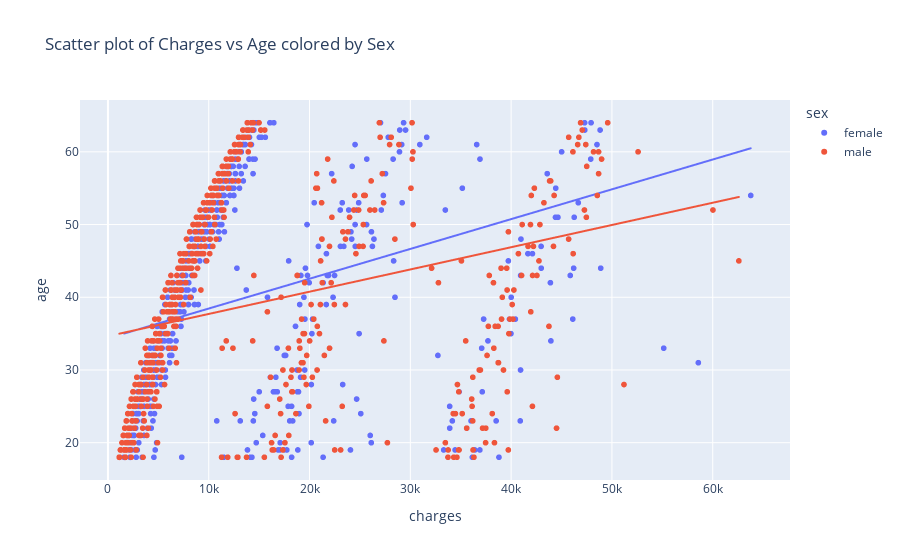

The notebook cell saved with this chart:
### Markdown cell above
In the main data_vizualization `data_vizualization.ipynb` age vs charges is correlated and plotted coloured by smoker status.  The overall correlation of age vs charges = 0.299 which is very weak, but an apparent visual correlation in 3 clusters can be seen.  This is explored further below with analysis seeking to identify why this clustering occurs.

Age vs charges is plotted again, but this time coloured by sex, region and BMI category to see if any of these other variables may explain this visual observation. In each case as in the main data_vizualization `data_vizualization.ipynb`, the overall correlation shown at the top is for the whole sample and not the subdivisions shown by colouring.

### Code cell
correlation = insurance['age'].corr(insurance['charges'])
print(f"Correlation between age and charges: {correlation:.3f}")
px.scatter(insurance, x='charges', y='age', color='sex', trendline='ols', hover_data=['bmi', 'sex', 'region'], title='Scatter plot of Charges vs Age colored by Sex')

### Figure 1 — Plotly figure (JSON) as saved in the notebook; plotly's stock layout.template omitted (floating-point values rounded to 4 significant figures; data arrays with more than 128 entries replaced by an {"elided": "..."} marker saying what was removed)
{"data": [{"customdata": {"elided": "662x3 mixed values"}, "hovertemplate": "sex=%{customdata[1]}<br>charges=%{x}<br>age=%{y}<br>bmi=%{customdata[0]}<br>region=%{customdata[2]}<extra></extra>", "legendgroup": "female", "marker": {"color": "#636efa", "symbol": "circle"}, "mode": "markers", "name": "female", "showlegend": true, "type": "scattergl", "x": {"elided": "662 float values"}, "xaxis": "x", "y": {"elided": "662 int values"}, "yaxis": "y"}, {"hovertemplate": "<b>OLS trendline</b><br>age = 0.000409899 * charges + 34.3508<br>R<sup>2</sup>=0.105349<br><br>sex=female<br>charges=%{x}<br>age=%{y} <b>(trend)</b><extra></extra>", "legendgroup": "female", "marker": {"color": "#636efa", "symbol": "circle"}, "mode": "lines", "name": "female", "showlegend": false, "type": "scattergl", "x": {"elided": "662 float values"}, "xaxis": "x", "y": {"elided": "662 float values"}, "yaxis": "y"}, {"customdata": {"elided": "676x3 mixed values"}, "hovertemplate": "sex=%{customdata[1]}<br>charges=%{x}<br>age=%{y}<br>bmi=%{customdata[0]}<br>region=%{customdata[2]}<extra></extra>", "legendgroup": "male", "marker": {"color": "#EF553B", "symbol": "circle"}, "mode": "markers", "name": "male", "showlegend": true, "type": "scattergl", "x": {"elided": "676 float values"}, "xaxis": "x", "y": {"elided": "676 int values"}, "yaxis": "y"}, {"hovertemplate": "<b>OLS trendline</b><br>age = 0.00030586 * charges + 34.6483<br>R<sup>2</sup>=0.079732<br><br>sex=male<br>charges=%{x}<br>age=%{y} <b>(trend)</b><extra></extra>", "legendgroup": "male", "marker": {"color": "#EF553B", "symbol": "circle"}, "mode": "lines", "name": "male", "showlegend": false, "type": "scattergl", "x": {"elided": "676 float values"}, "xaxis": "x", "y": {"elided": "676 float values"}, "yaxis": "y"}], "layout": {"legend": {"title": {"text": "sex"}, "tracegroupgap": 0}, "title": {"text": "Scatter plot of Charges vs Age colored by Sex"}, "xaxis": {"anchor": "y", "domain": [0, 1], "title": {"text": "charges"}}, "yaxis": {"anchor": "x", "domain": [0, 1], "title": {"text": "age"}}}}
